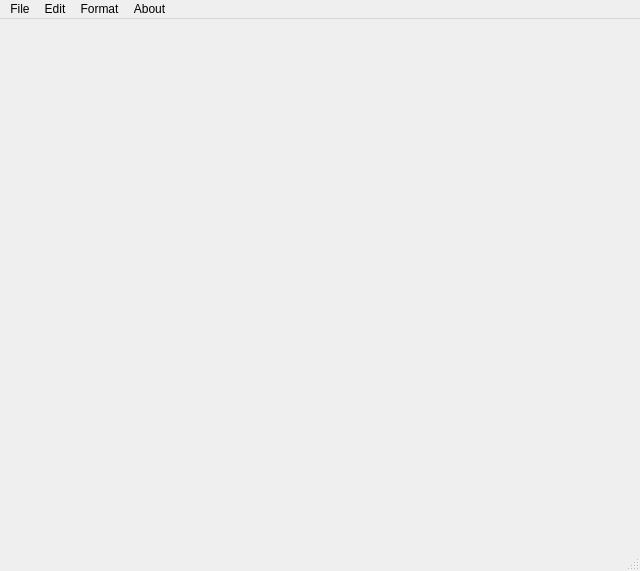
<?xml version="1.0" encoding="UTF-8"?>
<ui version="4.0">
 <class>MainWindow</class>
 <widget class="QMainWindow" name="MainWindow">
  <property name="geometry">
   <rect>
    <x>0</x>
    <y>0</y>
    <width>640</width>
    <height>571</height>
   </rect>
  </property>
  <property name="windowTitle">
   <string>MainWindow</string>
  </property>
  <widget class="QWidget" name="centralwidget"/>
  <widget class="QMenuBar" name="menubar">
   <property name="geometry">
    <rect>
     <x>0</x>
     <y>0</y>
     <width>640</width>
     <height>24</height>
    </rect>
   </property>
   <widget class="QMenu" name="menuFile">
    <property name="title">
     <string>File</string>
    </property>
    <addaction name="actionNew"/>
    <addaction name="actionOpen"/>
    <addaction name="actionSave"/>
    <addaction name="separator"/>
    <addaction name="actionPrint"/>
    <addaction name="actionPrint_Preview"/>
    <addaction name="actionExport_PDF"/>
    <addaction name="separator"/>
    <addaction name="separator"/>
    <addaction name="actionQ"/>
   </widget>
   <widget class="QMenu" name="menuEdit">
    <property name="title">
     <string>Edit</string>
    </property>
    <addaction name="actionUndo"/>
    <addaction name="actionRedu"/>
    <addaction name="separator"/>
    <addaction name="actionCut"/>
    <addaction name="actionCopy"/>
    <addaction name="actionPaste"/>
   </widget>
   <widget class="QMenu" name="menuFormat">
    <property name="title">
     <string>Format</string>
    </property>
    <addaction name="actionBold"/>
    <addaction name="actionItalic"/>
    <addaction name="actionUnderline"/>
    <addaction name="separator"/>
    <addaction name="actionLeft"/>
    <addaction name="actionRight"/>
    <addaction name="actionCenter"/>
    <addaction name="actionJustify"/>
    <addaction name="separator"/>
    <addaction name="actionFont"/>
    <addaction name="actionColor"/>
   </widget>
   <widget class="QMenu" name="menuAbout">
    <property name="title">
     <string>About</string>
    </property>
    <addaction name="actionAbout_app"/>
   </widget>
   <addaction name="menuFile"/>
   <addaction name="menuEdit"/>
   <addaction name="menuFormat"/>
   <addaction name="menuAbout"/>
  </widget>
  <widget class="QStatusBar" name="statusbar"/>
  <action name="actionNew">
   <property name="text">
    <string>New</string>
   </property>
   <property name="shortcut">
    <string>Meta+N</string>
   </property>
  </action>
  <action name="actionOpen">
   <property name="text">
    <string>Open</string>
   </property>
   <property name="shortcut">
    <string>Meta+O</string>
   </property>
  </action>
  <action name="actionSave">
   <property name="text">
    <string>Save</string>
   </property>
   <property name="shortcut">
    <string>Meta+S</string>
   </property>
  </action>
  <action name="actionPrint">
   <property name="text">
    <string>Print</string>
   </property>
   <property name="shortcut">
    <string>Meta+P</string>
   </property>
  </action>
  <action name="actionPrint_Preview">
   <property name="text">
    <string>Print Preview</string>
   </property>
   <property name="shortcut">
    <string>Meta+E</string>
   </property>
  </action>
  <action name="actionExport_PDF">
   <property name="text">
    <string>Export PDF</string>
   </property>
   <property name="shortcut">
    <string>Meta+Alt+P</string>
   </property>
  </action>
  <action name="actionQuit">
   <property name="text">
    <string>Quit</string>
   </property>
   <property name="shortcut">
    <string>Meta+Q</string>
   </property>
  </action>
  <action name="actionUndo">
   <property name="text">
    <string>Undo</string>
   </property>
   <property name="shortcut">
    <string>Ctrl+Z</string>
   </property>
  </action>
  <action name="actionRedu">
   <property name="text">
    <string>Redu</string>
   </property>
   <property name="shortcut">
    <string>Ctrl+Y</string>
   </property>
  </action>
  <action name="actionCut">
   <property name="text">
    <string>Cut</string>
   </property>
   <property name="shortcut">
    <string>Ctrl+X</string>
   </property>
  </action>
  <action name="actionCopy">
   <property name="text">
    <string>Copy</string>
   </property>
   <property name="shortcut">
    <string>Ctrl+C</string>
   </property>
  </action>
  <action name="actionPaste">
   <property name="text">
    <string>Paste</string>
   </property>
   <property name="shortcut">
    <string>Ctrl+V</string>
   </property>
  </action>
  <action name="actionBold">
   <property name="text">
    <string>Bold</string>
   </property>
   <property name="shortcut">
    <string>Meta+B</string>
   </property>
  </action>
  <action name="actionItalic">
   <property name="text">
    <string>Italic</string>
   </property>
   <property name="shortcut">
    <string>Meta+I</string>
   </property>
  </action>
  <action name="actionUnderline">
   <property name="text">
    <string>Underline</string>
   </property>
   <property name="shortcut">
    <string>Meta+U</string>
   </property>
  </action>
  <action name="actionLeft">
   <property name="text">
    <string>Left</string>
   </property>
   <property name="shortcut">
    <string>Meta+L</string>
   </property>
  </action>
  <action name="actionRight">
   <property name="text">
    <string>Right</string>
   </property>
   <property name="shortcut">
    <string>Meta+R</string>
   </property>
  </action>
  <action name="actionCenter">
   <property name="text">
    <string>Center</string>
   </property>
   <property name="shortcut">
    <string>Meta+C</string>
   </property>
  </action>
  <action name="actionJustify">
   <property name="text">
    <string>Justify</string>
   </property>
   <property name="shortcut">
    <string>Meta+J</string>
   </property>
  </action>
  <action name="actionFont">
   <property name="text">
    <string>Font</string>
   </property>
  </action>
  <action name="actionColor">
   <property name="text">
    <string>Color</string>
   </property>
  </action>
  <action name="actionQuit_2">
   <property name="text">
    <string>Exit</string>
   </property>
   <property name="shortcut">
    <string>Meta+Q</string>
   </property>
  </action>
  <action name="actionQuit_3">
   <property name="text">
    <string>Quit</string>
   </property>
  </action>
  <action name="actionStart">
   <property name="text">
    <string>Quit</string>
   </property>
  </action>
  <action name="actionQ">
   <property name="text">
    <string>Goodbye</string>
   </property>
   <property name="shortcut">
    <string>Meta+Alt+Q</string>
   </property>
  </action>
  <action name="actionAbout_app">
   <property name="text">
    <string>About app</string>
   </property>
  </action>
 </widget>
 <resources/>
 <connections/>
</ui>
